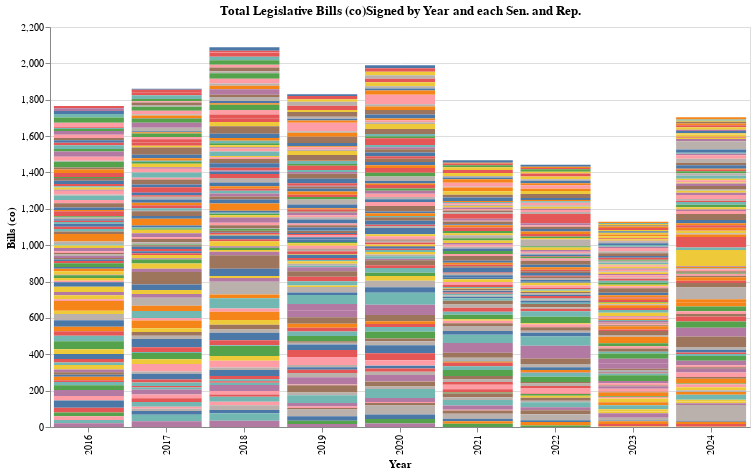

Here is the notebook cell this chart was saved with:
### Code cell
# Differentiating by each person!

chart = alt.Chart(melted_df).mark_bar().encode(
    x=alt.X('Year:O', title='Year'),
    y=alt.Y('Productivity:Q', title='Bills (co)'),
    color=alt.Color('Name_party:N', title='Legislator',legend=None), 
    tooltip=['Name_party:N', 'Year:O', 'Productivity:Q']  
).properties(
    title="Total Legislative Bills (co)Signed by Year and each Sen. and Rep.",
    width=700,
    height=400
).interactive()

chart
# Below is a point based line chart and I thought it was bad so I switched to Altair
# print(merged_legislator_data.columns)
# years = merged_legislator_data[['2016','2017','2018','2019','2020','2021','2022','2024']]
# melted_df = merged_legislator_data.melt(
#     id_vars=["Name_party"], 
#     value_vars=years, 
#     var_name="Year", 
#     value_name="Productivity"
# )
# melted_df["Year"] = melted_df["Year"].astype(int)


# plt.figure(figsize=(10, 6))
# # for name in melted_df["Name_party"].unique():
# #     data = melted_df[melted_df["Name_party"] == name]
# plt.plot(melted_df["Year"], melted_df["Productivity"], label=name)

# plt.title("Productivity Trends Over the Years")
# plt.xlabel("Year")
# plt.ylabel("Productivity")
# plt.legend(title="Name Party", loc="upper left", bbox_to_anchor=(1, 1))
# plt.grid(True)
# plt.tight_layout()
# plt.show()

### Figure 1 — Vega-Lite specification as saved in the notebook (floating-point values rounded to 4 significant figures; data arrays with more than 128 entries replaced by an {"elided": "..."} marker saying what was removed)
{"config": {"view": {"continuousWidth": 300, "continuousHeight": 300}}, "data": {"name": "data-201a2aa869c101d4fa4a4b981bc829f7"}, "mark": {"type": "bar"}, "encoding": {"color": {"field": "Name_party", "legend": null, "title": "Legislator", "type": "nominal"}, "tooltip": [{"field": "Name_party", "type": "nominal"}, {"field": "Year", "type": "ordinal"}, {"field": "Productivity", "type": "quantitative"}], "x": {"field": "Year", "title": "Year", "type": "ordinal"}, "y": {"field": "Productivity", "title": "Bills (co)", "type": "quantitative"}}, "height": 400, "params": [{"name": "param_2", "select": {"type": "interval", "encodings": ["x", "y"]}, "bind": "scales"}], "title": "Total Legislative Bills (co)Signed by Year and each Sen. and Rep.", "width": 700, "$schema": "https://vega.github.io/schema/vega-lite/v5.8.0.json", "datasets": {"data-201a2aa869c101d4fa4a4b981bc829f7": {"elided": "2367 records"}}}
